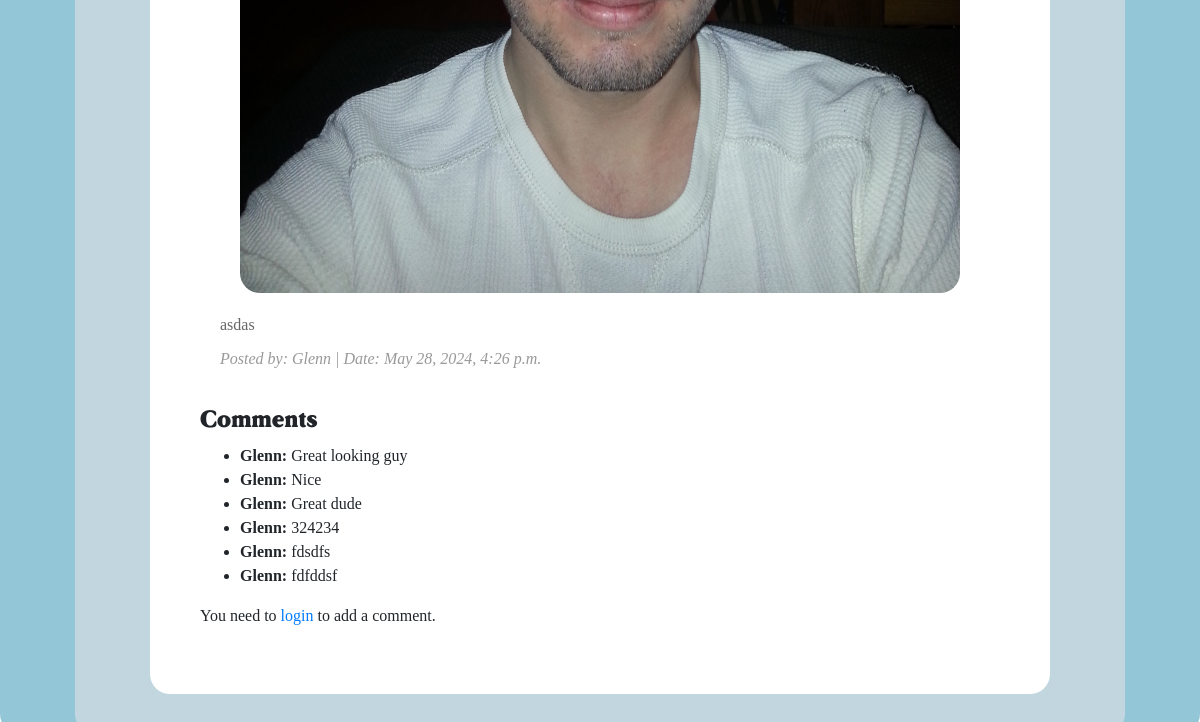
/post/2/ (lower part), run on an earlier commit of the app's database.
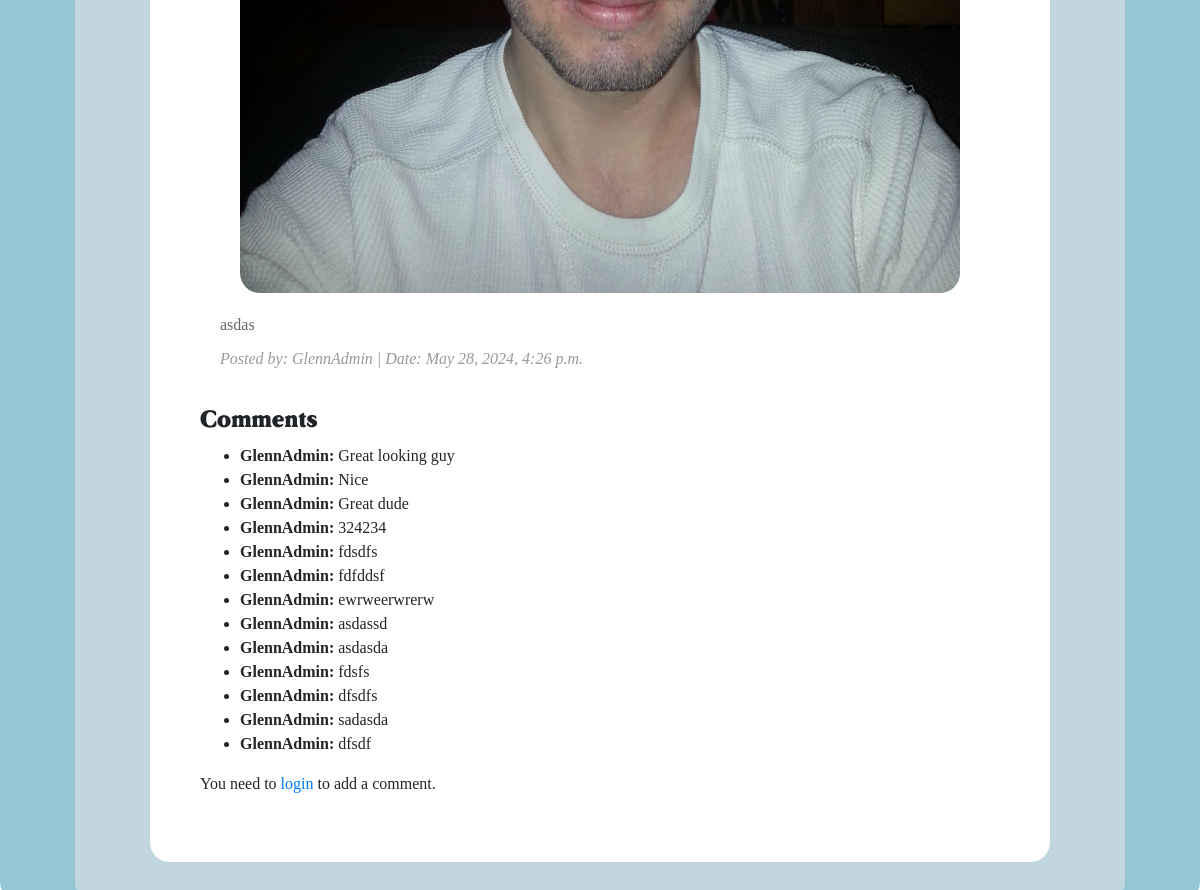
And on a later commit of the database.
### blog/models.py (models this page shows, shortened)
class Post(models.Model):
    user = models.ForeignKey(Profile, on_delete=models.CASCADE, related_name='posts')
    title = models.CharField(max_length=50)
    img = models.ImageField(upload_to='img/posts', blank=True, null=True)
    content = models.TextField()
    created_at = models.DateTimeField(default=timezone.now)
    updated_at = models.DateTimeField(auto_now=True)
    is_published = models.BooleanField(default=True)

class Comment(models.Model):
    post = models.ForeignKey(Post, on_delete=models.CASCADE, related_name='comments', null=True)
    user = models.ForeignKey(Profile, on_delete=models.CASCADE, related_name='comments')
    text = models.TextField()

### profiles/models.py (models this page shows, shortened)
class Profile(AbstractBaseUser):
      username = models.CharField(max_length=50, unique=True)
      first_name = models.CharField(max_length=50)
      last_name = models.CharField(max_length=50)
      email = models.EmailField(max_length=100, unique=True)
      phone_number = models.CharField(max_length=50)
      profile_picture = models.ImageField(blank=True, upload_to='profile/')
      date_joined = models.DateTimeField(auto_now_add=True)
      last_login = models.DateTimeField(auto_now_add=True)
      is_admin = models.BooleanField(default=False)
      is_staff = models.BooleanField(default=True)
      is_active = models.BooleanField(default=True)
      is_inactive = models.BooleanField(default=False)
      is_published = models.BooleanField(default=True)
      USERNAME_FIELD = 'email'
      REQUIRED_FIELDS = ['username', 'first_name', 'last_name']
      objects = ProfileManager()

### blog/views.py (the view)
# urls.py: path('post/<int:post_id>/', views.post_detail, name='post_detail'),
def post_detail(request, post_id):
    post = get_object_or_404(Post, id=post_id)
    comments = post.comments.all()
    if request.method == 'POST':
        comment_form = CommentForm(request.POST)
        if comment_form.is_valid():
            profile = request.user
            comment_form.save(user=profile, post=post)
            return redirect('home')
    else:
        comment_form = CommentForm()
    context = {
        'post': post,
        'comments': comments,
        'comment_form': comment_form,
        'user': request.user,
    }
    return render(request, 'post_detail.html', context)

### profiles/context_processors.py (called while the page is built)
def profile_picture(request):
    profile_picture_url = None
    if request.user.is_authenticated:
        try:
            profile_picture_url = request.user.profile_picture.url if request.user.profile_picture else None
        except Profile.DoesNotExist:
            pass
    return {'profile_picture_url': profile_picture_url}

### templates/post_detail.html (shortened to what this page needs)
{% extends 'base.html' %}
{% load static %}
{% block content %}
<div class="background-blue">
    <div class="background-lightblue">
        <div class="post-card">
                <div class="background-white">
                    <div class="post-img-container">
                        {% if post.img %}
                            <img src="{{ post.img.url }}" class="post-img img-fluid" alt="Post image"/>
                        {% endif %}
                    </div>
                    <div class="post-details">
                        <p class="post-content">{{ post.content }}</p>
                        <p class="post-meta">Posted by: {{ post.user.username }} | Date: {{ post.created_at }}</p>
                    </div>
                </div>
                <h4>Comments</h4>
                <ul>
                    {% for comment in comments %}
                        <li>
                            <strong>{{ comment.user.username }}:</strong> {{ comment.text }}
                        </li>
                    {% empty %}
                        <li>No comments yet.</li>
                    {% endfor %}
                </ul>
                {% if user.is_authenticated %}
                    <h5>Add a comment</h5>
                    <form method="post">
                        {% csrf_token %}
                        <div class="form-group">
                            <div>
                                <textarea name="text" cols="100" rows="3" required="" id="id_text"></textarea>
                            </div>
                        </div>
                        <button class="submit-button-big" type="submit"><h4>Submit</h4></button>
                    </form>
                {% else %}
                    <p>You need to <a href="{% url 'login' %}">login</a> to add a comment.</p>
                {% endif %}
        </div>
    </div>
</div>
{% endblock %}

### templates/base.html (shortened to what this page needs)
{% load static %}
<!DOCTYPE html>
<html lang="en">
<head>
<link rel="stylesheet" href="https://cdnjs.cloudflare.com/ajax/libs/font-awesome/6.0.0/css/all.min.css"/>
<link rel="stylesheet" href="https://cdn.jsdelivr.net/npm/bootstrap@4.1.3/dist/css/bootstrap.min.css">
<link href="{% static 'css/base.css' %}" rel="stylesheet" type="text/css"/>
</head>
<body>
{% include 'includes/navbar.html' %}
{% block content %}{% endblock %}

### templates/includes/navbar.html (shortened to what this page needs)
{% load static %}
<link href="{% static 'css/navbar.css' %}" rel="stylesheet" type="text/css"/>

### static/css/base.css (style rules this page uses)
h1,h2,h3,h4,h5,h6 { font-family: 'SalisburyBold-PVZXr'!important; }
body { font-family: 'RaftworkDemoRegular-9MoB5'; }
html { max-width: 1200px; margin: 0 auto; }
.background-blue { margin: 0 auto; padding-top: 20px; border-bottom-left-radius: 20px; border-bottom-right-radius: 20px; background-color: #93C7D8; }
.background-lightblue { max-width: 1050px; margin: 0 auto; padding: 20px; border-radius: 20px; background-color: #C1D6DE; }
.background-white { max-width: 1000px; margin: 0 auto; padding: 20px; border-radius: 20px; backgroud-color: #FFF; }
.post-card { max-width: 900px; margin: 0 auto; padding: 50px; border-radius: 20px; margin-bottom: 20px; background-color: #fff; }
.post-img-container { text-align: center; padding: 20px; }
.post-img { max-width: 100%; height: auto; border-radius: 20px; }
.post-content { margin-bottom: 10px; font-size: 16px; line-height: 1.5; color: #666; }
.post-meta { font-style: italic; color: #999; }

What changed in the data, as far as the page shows it:
changed through a linked row, Post "asdas": user.username "Glenn" → "GlennAdmin"
changed through a linked row, Comment "Great looking guy": user.username "Glenn" → "GlennAdmin"
changed through a linked row, Comment "Nice": user.username "Glenn" → "GlennAdmin"
changed through a linked row, Comment "Great dude": user.username "Glenn" → "GlennAdmin"
changed through a linked row, Comment (number 4 of 13 on the later page): user.username "Glenn" → "GlennAdmin"
changed through a linked row, Comment "fdsdfs": user.username "Glenn" → "GlennAdmin"
changed through a linked row, Comment "fdfddsf": user.username "Glenn" → "GlennAdmin"
added Comment: user.username "GlennAdmin", text "ewrweerwrerw"
added Comment: user.username "GlennAdmin", text "asdassd"
added Comment: user.username "GlennAdmin", text "asdasda"
added Comment: user.username "GlennAdmin", text "fdsfs"
added Comment: user.username "GlennAdmin", text "dfsdfs"
added Comment: user.username "GlennAdmin", text "sadasda"
added Comment: user.username "GlennAdmin", text "dfsdf"
